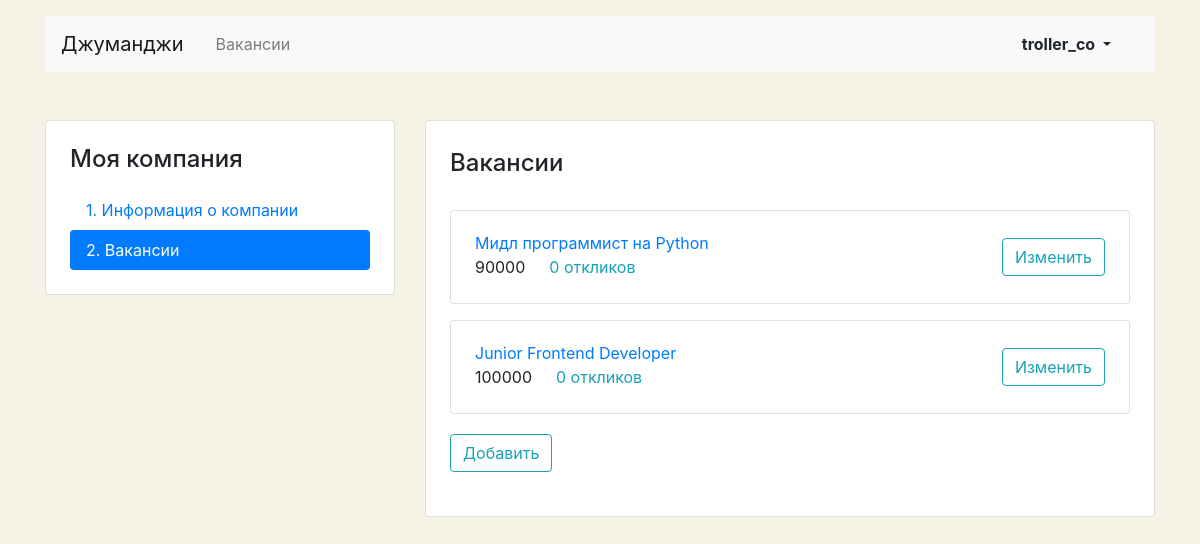
/mycompany/vacancies/ (signed in), run on an earlier commit of the app's database.
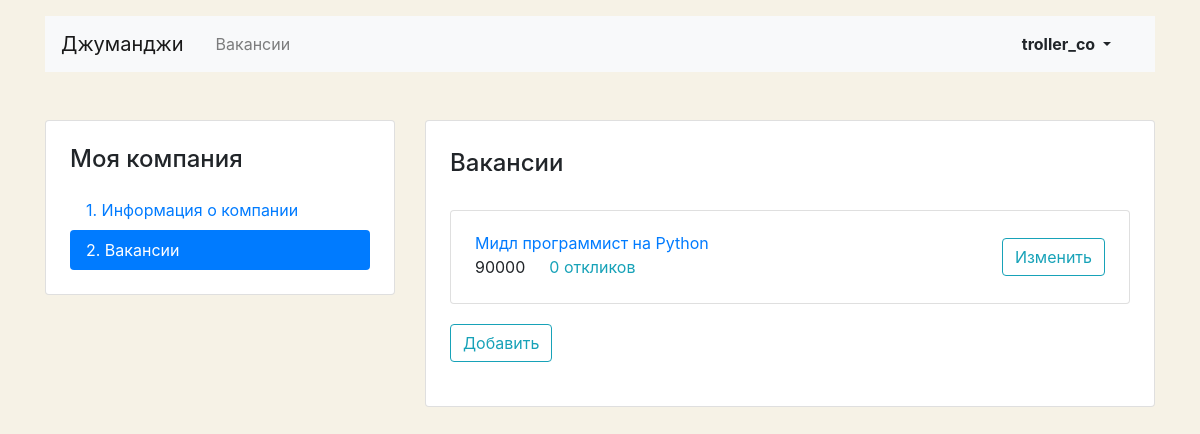
And on a later commit of the database.
### hiring/models.py (models this page shows, shortened)
class Vacancy(models.Model):
    title = models.CharField(max_length=124)
    specialty = models.ForeignKey(Specialty, related_name='vacancies', on_delete=models.CASCADE)
    company = models.ForeignKey(Company, related_name='vacancies', on_delete=models.CASCADE)
    skills = models.CharField(max_length=200)
    description = models.TextField()
    salary_min = models.IntegerField()
    salary_max = models.IntegerField()
    published_as = models.DateField()

### accounts/views.py (the view)
# urls.py: path('mycompany/vacancies/', MyCompanyVacanciesView.as_view(), name='my_company_vacancies'),
class MyCompanyVacanciesView(LoginRequiredMixin, CompanyAccessMixin, ListView):
    template_name = 'accounts/vacancy-list.html'
    model = Vacancy
    context_object_name = 'vacancies'
    def get_queryset(self):
        self.vacancy = Vacancy.objects.filter(company_id__owner_id=self.request.user.id) \
            .annotate(applications_count=Count('applications'))
        return self.vacancy

### accounts/mixins.py (called while the page is built)
    def dispatch(self, request, *args, **kwargs):
        try:
            Company.objects.get(owner_id=request.user.id)
        except Company.DoesNotExist:
            return redirect('letsstart')
        return super(CompanyAccessMixin, self).dispatch(request, *args, **kwargs)

### accounts/templates/accounts/vacancy-list.html
{% extends 'accounts/base_acc.html' %}
{% block container %}
  <main class="container mt-3 pb-5">
    <div class="row mt-5">
      <div class="col-12 col-lg-4">
        <aside class="pt-3 pb-4 px-4 mb-5 card">
          <h1 class="h4 pt-2 pb-2">Моя компания</h1>
          <div class="nav flex-column nav-pills" id="v-pills-tab" role="tablist" aria-orientation="vertical">
            <a class="nav-link" href="{% url 'my_company' %}">1. Информация о&nbsp;компании</a>
            <a class="nav-link active" href="{% url 'my_company_vacancies' %}">2. Вакансии</a>
          </div>
        </aside>
      </div>
      <div class="col-12 col-lg-8">
        <div class="card">
          <div class="card-body px-4 pb-4">
            <section class="tab-pane fade show active">
              <h2 class="h4 pt-2 pb-3">Вакансии</h2>
              {% for vacancy in vacancies %}
              <div class="card mt-3">
                <div class="card-body px-4">
                  <div class="row align-items-center">
                    <div class="col-6 col-lg-8">
                        <a href="{% url 'vacancy' vacancy.id %}" class="mb-1">{{ vacancy.title }}</a>
                      <p class="mb-1">
                      <span class="mr-4">{{ vacancy.salary_max }}</span><a href="#" class="text-info">{{ vacancy.applications_count }} откликов</a>
                      </p>
                    </div>
                    <div class="col-6 col-lg-4 text-right">
                      <a href="{% url 'my_company_vacancy' vacancy.id %}" class="btn btn-outline-info">Изменить</a>
                    </div>
                  </div>
                </div>
              </div>
              {% endfor %}
              <div class="card-body px-0">
                <a href="{% url 'create_vacancy' %}" class="btn btn-outline-info">Добавить</a>
              </div>
            </section>
          </div>
        </div>
      </div>
    </div>
  </main>
{% endblock %}

What changed in the data, as far as the page shows it:
removed Vacancy: title "Junior Frontend Developer", salary_max "100000", applications_count "0"
